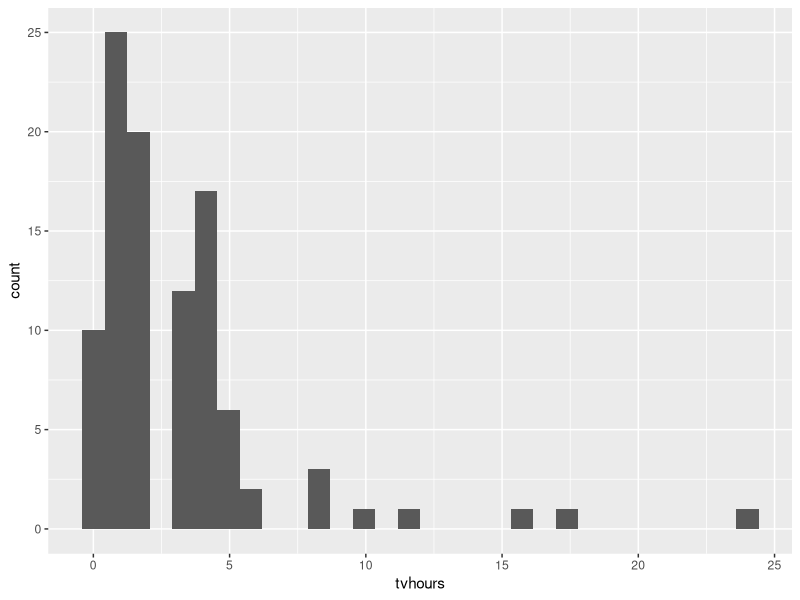

This chart was generated by the following R code: (Note: this script raises an error after producing the figure.)
## ---- chunk 1
knitr::opts_chunk$set(echo = TRUE)
## ---- chunk 2
library(readr)
survey <- read_csv("data/data/survey.csv")
library(tidyverse)

survey|>
  summarise(mean(tvhours),median(tvhours),sd(tvhours),IQR(tvhours))
ggplot(data=survey, mapping = aes(x = tvhours))+geom_histogram()

## ---- chunk 3
library(readr)
survey <- read_csv("data/data/survey.csv")
library(tidyverse)

survey|>
  specify(tvhours) |>
  generate(reps=50,type = "bootstrap") |>
  calculate(Test= "mean")
